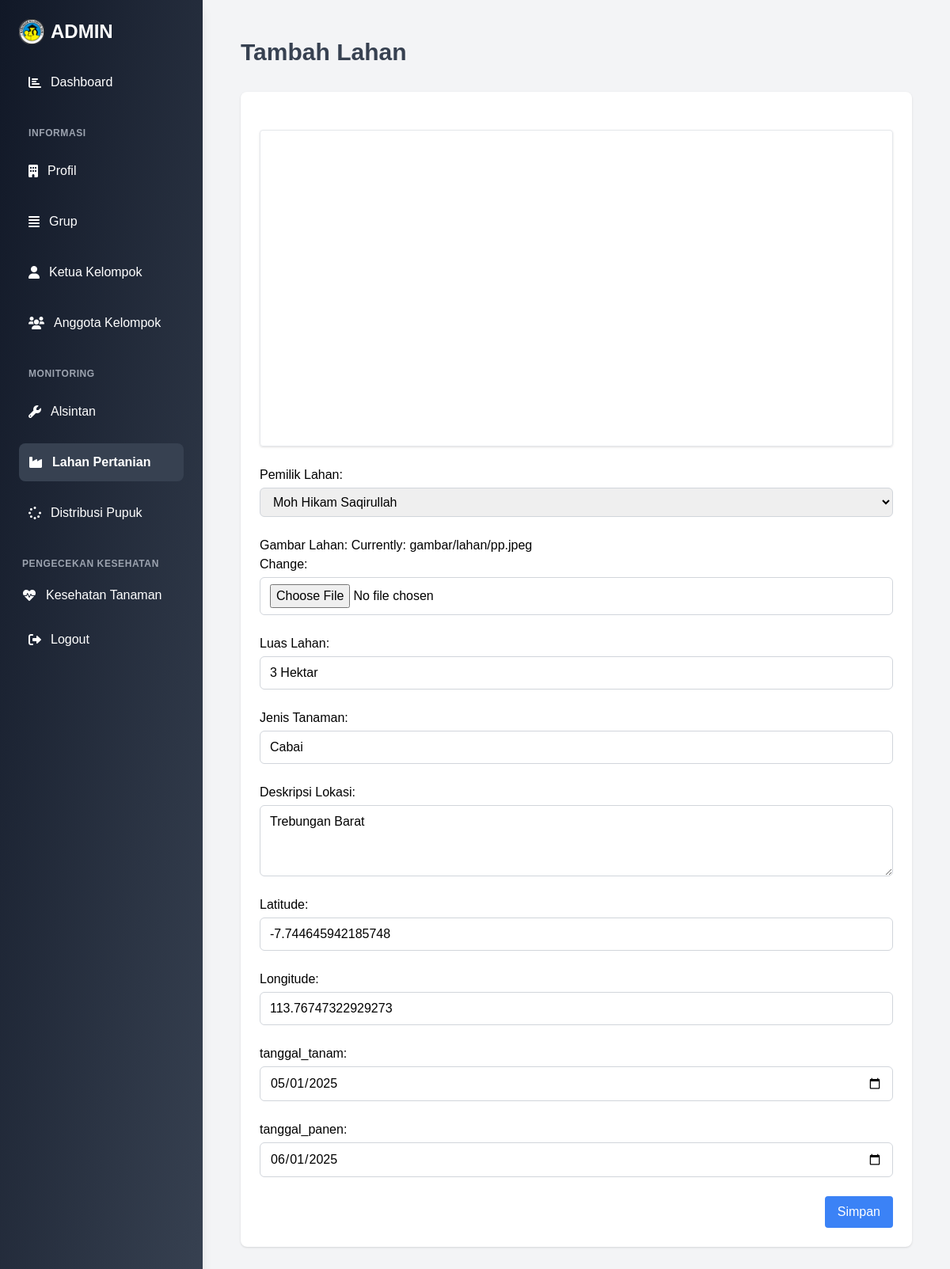
Before: /administrator/edit-lahan/5 with the older database file.
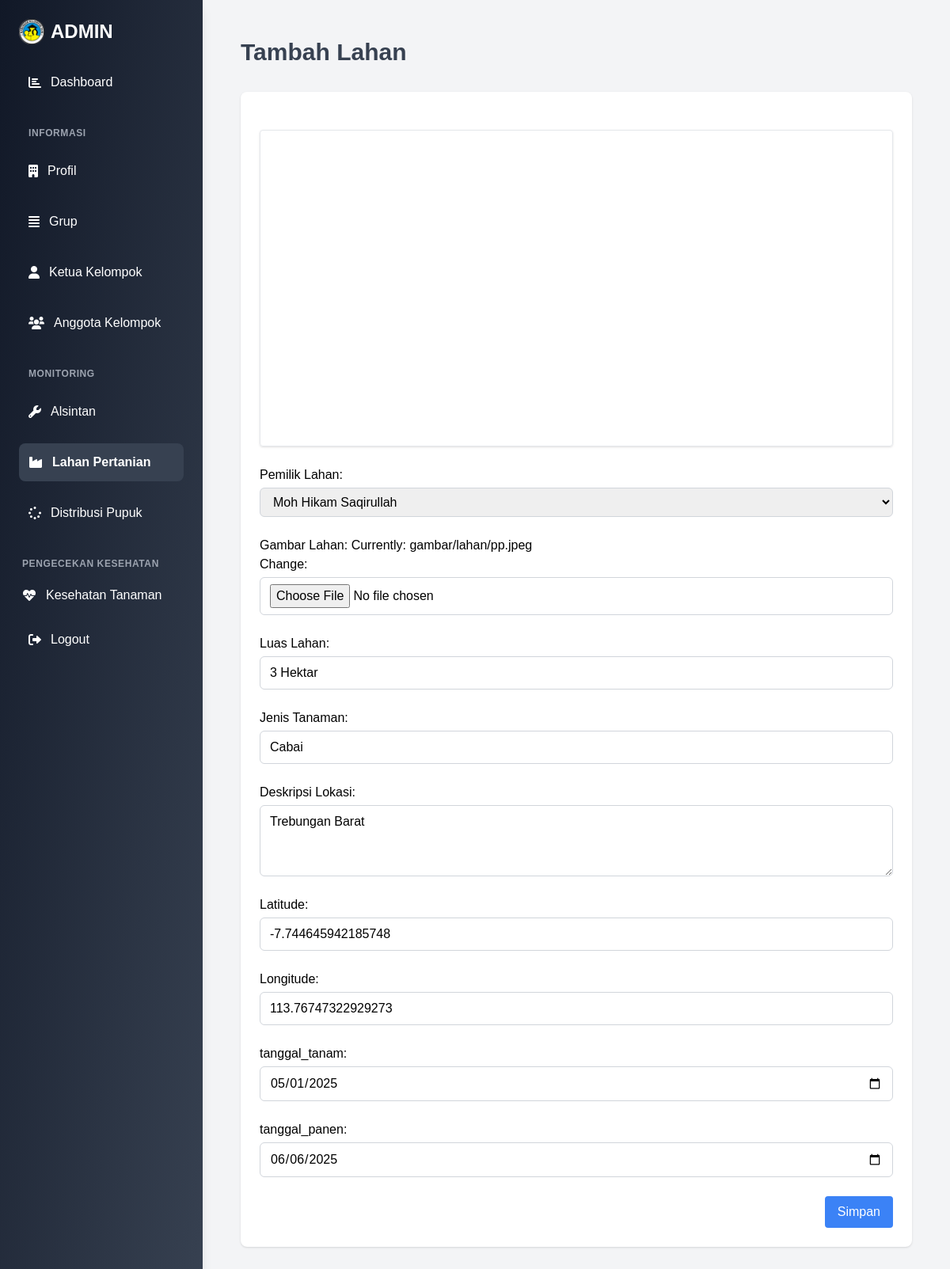
After: the same page with the newer database file.
### administrator/models.py (models this page shows, shortened)
class Lahan(models.Model):
    pemilik = models.ForeignKey(Petani, on_delete=models.CASCADE)
    gambar_lahan = models.ImageField(upload_to='gambar/lahan', blank=False, null=True)
    luas = models.CharField(max_length=20)
    jenis_tanaman = models.CharField(max_length=100)
    lokasi = models.CharField(max_length=100)
    latitude = models.FloatField(null=True, blank=True)
    longitude = models.FloatField(null=True, blank=True)
    tanggal_tanam = models.DateField(null=True, blank=True)
    tanggal_panen = models.DateField(null=True, blank=True)
    created_at = models.DateField(default=timezone.now)
    slug = models.SlugField(max_length=200,null=True,blank=True, unique=True)
    class Meta:
        verbose_name_plural ="Data Lahan"

### administrator/views.py (the view)
# urls.py: path('edit-lahan/<str:pk>', views.editlahanadmin, name='editlahanadmin'),
def editlahanadmin(request, pk):
    lahan = get_object_or_404(Lahan, id=pk)
    if request.method == "POST":
        form = LahanForm(request.POST, request.FILES, instance=lahan)
        if form.is_valid():
            form.save()
            return redirect('lahanadmin')  # Redirect ke halaman daftar lahan
    else:
        form = LahanForm(instance=lahan)
    context = {
         "judul": "Form Edit Lahan",
        "menu": "lahan",
        "form": form
    }
    return render(request, 'formlahanadmin.html', context)

### administrator/models.py (called while the page is built)
    def __str__(self):
        return self.nama

### administrator/templates/formlahanadmin.html (shortened to what this page needs)
{% extends "baseadmin.html" %}
{% load static %}
{% block content %}
<div class="flex-1 p-6 transition-all duration-200 ease-in-out">
    <header class="mb-8">
        <h1 class="text-3xl font-bold text-gray-700">Tambah Lahan</h1>
    </header>
    <div class="bg-white shadow rounded-lg p-6">
        <form action="" method="post" enctype="multipart/form-data" class="space-y-6">
            <div id="map" class="w-full h-[400px]  rounded border shadow mb-4"></div>
            {{ form.as_p }}
            <div class="flex justify-end">
                <button type="submit" class="bg-blue-500 text-white px-4 py-2 rounded hover:bg-blue-600">
                    Simpan
                </button>
            </div>
        </form>
    </div>
</div>
{% endblock content %}

Changed rows visible on the page:
changed Lahan "Moh Hikam Saqirullah": tanggal_panen "06/01/2025" → "06/06/2025"
